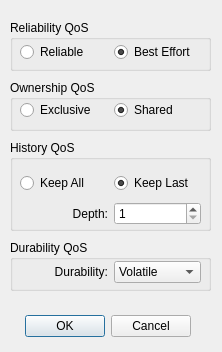
<?xml version="1.0" encoding="UTF-8"?>
<ui version="4.0">
 <class>ReaderQos</class>
 <widget class="QDialog" name="ReaderQos">
  <property name="windowModality">
   <enum>Qt::ApplicationModal</enum>
  </property>
  <property name="geometry">
   <rect>
    <x>0</x>
    <y>0</y>
    <width>222</width>
    <height>352</height>
   </rect>
  </property>
  <property name="windowTitle">
   <string>Reader QoS</string>
  </property>
  <widget class="QDialogButtonBox" name="OKButt">
   <property name="geometry">
    <rect>
     <x>20</x>
     <y>310</y>
     <width>171</width>
     <height>32</height>
    </rect>
   </property>
   <property name="orientation">
    <enum>Qt::Horizontal</enum>
   </property>
   <property name="standardButtons">
    <set>QDialogButtonBox::Cancel|QDialogButtonBox::Ok</set>
   </property>
  </widget>
  <widget class="QGroupBox" name="groupBox">
   <property name="geometry">
    <rect>
     <x>10</x>
     <y>20</y>
     <width>201</width>
     <height>51</height>
    </rect>
   </property>
   <property name="title">
    <string>Reliability QoS</string>
   </property>
   <widget class="QWidget" name="horizontalLayoutWidget">
    <property name="geometry">
     <rect>
      <x>10</x>
      <y>20</y>
      <width>181</width>
      <height>25</height>
     </rect>
    </property>
    <layout class="QHBoxLayout" name="horizontalLayout11">
     <item>
      <widget class="QRadioButton" name="reliableRButt">
       <property name="text">
        <string>Reliable</string>
       </property>
       <attribute name="buttonGroup">
        <string>reliabilityButtonGroup</string>
       </attribute>
      </widget>
     </item>
     <item>
      <widget class="QRadioButton" name="bestEffortRButt">
       <property name="text">
        <string>Best Effort</string>
       </property>
       <property name="checked">
        <bool>true</bool>
       </property>
       <attribute name="buttonGroup">
        <string>reliabilityButtonGroup</string>
       </attribute>
      </widget>
     </item>
    </layout>
   </widget>
  </widget>
  <widget class="QGroupBox" name="groupBox_4">
   <property name="geometry">
    <rect>
     <x>10</x>
     <y>240</y>
     <width>201</width>
     <height>51</height>
    </rect>
   </property>
   <property name="title">
    <string>Durability QoS</string>
   </property>
   <widget class="QWidget" name="horizontalLayoutWidget_5">
    <property name="geometry">
     <rect>
      <x>10</x>
      <y>20</y>
      <width>181</width>
      <height>24</height>
     </rect>
    </property>
    <layout class="QHBoxLayout" name="horizontalLayout_6">
     <item>
      <widget class="QLabel" name="label_3">
       <property name="text">
        <string>Durability:</string>
       </property>
       <property name="alignment">
        <set>Qt::AlignRight|Qt::AlignTrailing|Qt::AlignVCenter</set>
       </property>
      </widget>
     </item>
     <item>
      <widget class="QComboBox" name="durabilityComboBox">
       <item>
        <property name="text">
         <string>Volatile</string>
        </property>
       </item>
       <item>
        <property name="text">
         <string>Transient</string>
        </property>
       </item>
       <item>
        <property name="text">
         <string>Persistent</string>
        </property>
       </item>
      </widget>
     </item>
    </layout>
   </widget>
  </widget>
  <widget class="QGroupBox" name="groupBox_5">
   <property name="geometry">
    <rect>
     <x>10</x>
     <y>140</y>
     <width>201</width>
     <height>91</height>
    </rect>
   </property>
   <property name="title">
    <string>History QoS</string>
   </property>
   <widget class="QWidget" name="verticalLayoutWidget_2">
    <property name="geometry">
     <rect>
      <x>10</x>
      <y>30</y>
      <width>181</width>
      <height>58</height>
     </rect>
    </property>
    <layout class="QVBoxLayout" name="verticalLayout_2">
     <item>
      <layout class="QHBoxLayout" name="horizontalLayout_7">
       <item>
        <widget class="QRadioButton" name="keepAllRButt">
         <property name="text">
          <string>Keep All</string>
         </property>
        </widget>
       </item>
       <item>
        <widget class="QRadioButton" name="keepLastRButton">
         <property name="text">
          <string>Keep Last</string>
         </property>
         <property name="checked">
          <bool>true</bool>
         </property>
        </widget>
       </item>
      </layout>
     </item>
     <item>
      <layout class="QHBoxLayout" name="horizontalLayout_8">
       <item>
        <widget class="QLabel" name="label_4">
         <property name="text">
          <string>Depth:</string>
         </property>
         <property name="alignment">
          <set>Qt::AlignRight|Qt::AlignTrailing|Qt::AlignVCenter</set>
         </property>
        </widget>
       </item>
       <item>
        <widget class="QSpinBox" name="depthSpinBox">
         <property name="minimum">
          <number>1</number>
         </property>
         <property name="maximum">
          <number>100</number>
         </property>
        </widget>
       </item>
      </layout>
     </item>
    </layout>
   </widget>
  </widget>
  <widget class="QGroupBox" name="groupBox_2">
   <property name="geometry">
    <rect>
     <x>10</x>
     <y>80</y>
     <width>201</width>
     <height>51</height>
    </rect>
   </property>
   <property name="title">
    <string>Ownership QoS</string>
   </property>
   <widget class="QWidget" name="horizontalLayoutWidget_2">
    <property name="geometry">
     <rect>
      <x>10</x>
      <y>20</y>
      <width>181</width>
      <height>21</height>
     </rect>
    </property>
    <layout class="QHBoxLayout" name="horizontalLayout">
     <item>
      <widget class="QRadioButton" name="exclusiveRButt">
       <property name="text">
        <string>Exclusive</string>
       </property>
       <attribute name="buttonGroup">
        <string>buttonGroup</string>
       </attribute>
      </widget>
     </item>
     <item>
      <widget class="QRadioButton" name="sharedRButt">
       <property name="text">
        <string>Shared</string>
       </property>
       <property name="checked">
        <bool>true</bool>
       </property>
       <attribute name="buttonGroup">
        <string>buttonGroup</string>
       </attribute>
      </widget>
     </item>
    </layout>
   </widget>
  </widget>
 </widget>
 <resources/>
 <connections>
  <connection>
   <sender>OKButt</sender>
   <signal>accepted()</signal>
   <receiver>ReaderQos</receiver>
   <slot>accept()</slot>
   <hints>
    <hint type="sourcelabel">
     <x>168</x>
     <y>250</y>
    </hint>
    <hint type="destinationlabel">
     <x>157</x>
     <y>274</y>
    </hint>
   </hints>
  </connection>
  <connection>
   <sender>OKButt</sender>
   <signal>rejected()</signal>
   <receiver>ReaderQos</receiver>
   <slot>reject()</slot>
   <hints>
    <hint type="sourcelabel">
     <x>190</x>
     <y>250</y>
    </hint>
    <hint type="destinationlabel">
     <x>221</x>
     <y>274</y>
    </hint>
   </hints>
  </connection>
 </connections>
 <buttongroups>
  <buttongroup name="reliabilityButtonGroup"/>
  <buttongroup name="ownershipButtonGroup"/>
  <buttongroup name="buttonGroup"/>
 </buttongroups>
</ui>
